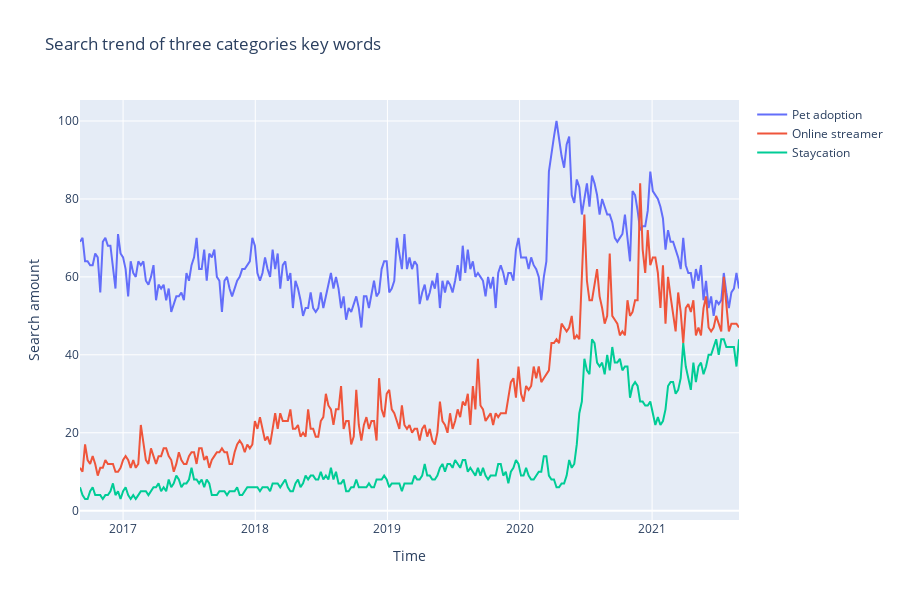

The notebook cell saved with this chart:
### Code cell
categories = timeline["Category"].unique().tolist()
traces = []
for category in categories:
    tmp = timeline[timeline["Category"] == category]
    trace = go.Scatter(x=tmp["Week"],
                       y=tmp["Search"],
                       mode="lines",
                       name=category
                       )
    traces.append(trace)
data = traces
layout = go.Layout(title="Search trend of three categories key words",
                   xaxis=dict(title="Time"),
                   yaxis=dict(title="Search amount"),
                   width=900,
                   height=600
                   )
fig = go.Figure(data, layout)
fig.show()

### Figure 1 — Plotly figure (JSON) as saved in the notebook; plotly's stock layout.template omitted (floating-point values rounded to 4 significant figures; data arrays with more than 128 entries replaced by an {"elided": "..."} marker saying what was removed)
{"data": [{"mode": "lines", "name": "Pet adoption", "type": "scatter", "x": {"elided": "261 str values"}, "y": {"elided": "261 int values"}}, {"mode": "lines", "name": "Online streamer", "type": "scatter", "x": {"elided": "261 str values"}, "y": {"elided": "261 int values"}}, {"mode": "lines", "name": "Staycation", "type": "scatter", "x": {"elided": "261 str values"}, "y": {"elided": "261 int values"}}], "layout": {"height": 600, "title": {"text": "Search trend of three categories key words"}, "width": 900, "xaxis": {"title": {"text": "Time"}}, "yaxis": {"title": {"text": "Search amount"}}}}
